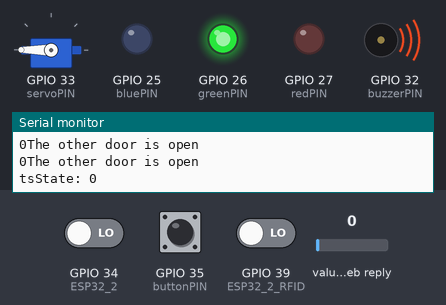
The sketch below on a simulated ESP32. Parts: servo, output pins drawn as LEDs (lit = HIGH), buzzer (waves = sounding), the last lines printed to the serial monitor. Inputs (shaded band) come from the test bench; at power-on: GPIO 35 (buttonPIN) LOW, value in the web reply 0, GPIO 39 (ESP32_2_RFID) LOW, GPIO 34 (ESP32_2) LOW. WiFi joins after 1.5 s; servers stay silent unless stated; web services answer with replies made up by the test bench.

Above: at 3.4 s.
3.5 s: GPIO 35 (buttonPIN) pulled HIGH for 1 s
At 4.4 s:
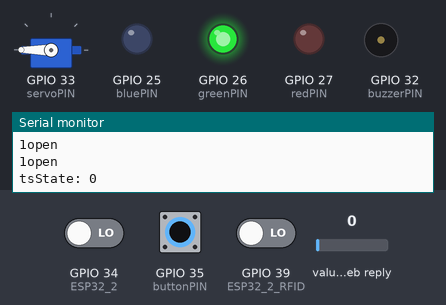
6.1 s: value in the web reply set to 2
At 7.2 s:
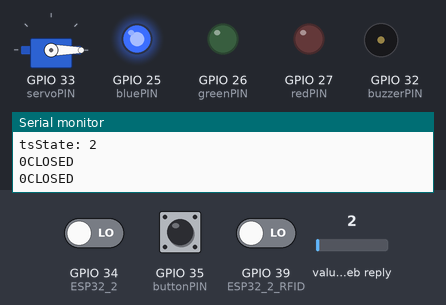
7.9 s: GPIO 39 (ESP32_2_RFID) driven HIGH
At 8.6 s:
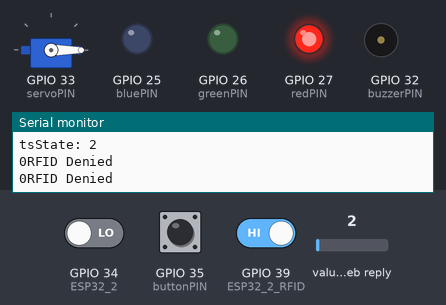
9.7 s: GPIO 35 (buttonPIN) pulled HIGH for 0.35 s
At 10.2 s:
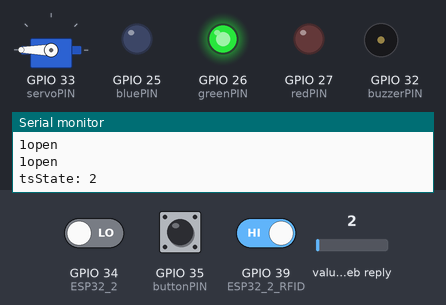
11.5 s: GPIO 35 (buttonPIN) pulled HIGH for 3.2 s
At 11.71 s:
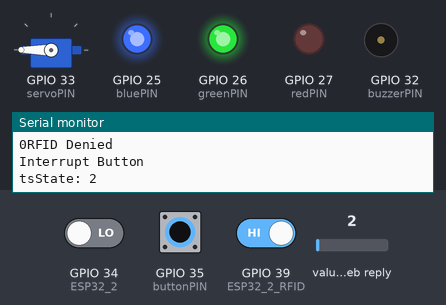
16.4 s: GPIO 34 (ESP32_2) driven HIGH
At 16.8 s:
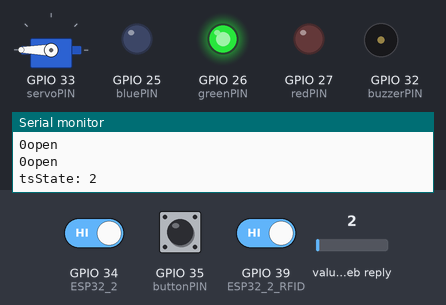
Timing chart, 0 to 18.9 s (numbered marks = the images above; inputs shaded):
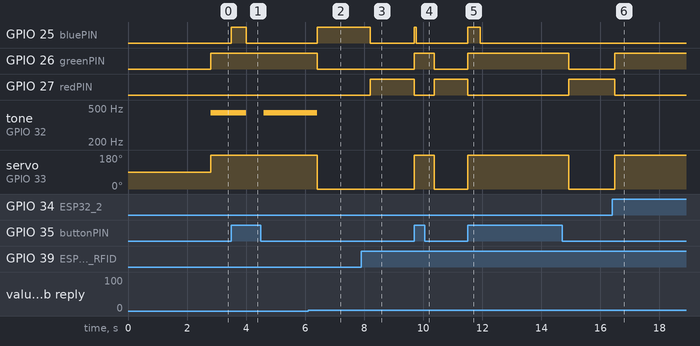

The sketch:

SmartLock-2-ESP32.ino
```cpp
/*
 * January 2023
 * DTU course: 34338 Telecommunication programming projects with Arduino
 * Author(s): All group members
 */

// Include the needed libraries
#include <ESP32Servo.h>
#include <WiFi.h>
#include <ThingSpeak.h>

// GPIO PIN decleration
const int redPIN = 27;
const int greenPIN = 26;
const int bluePIN = 25;
const int servoPIN = 33;
const int buttonPIN = 35;
const int buzzerPIN = 32;
const int ESP32_2 = 34;
const int ESP32_2_RFID = 39;

// Global variables
int statusCode;
const unsigned int readField = 1;   // Read from field 1
const unsigned int writeField = 2;  // Write to field 2
unsigned int tsState = 1;           // ThingSpeak State from the readField
bool exitButton;
bool isLocked = true;               // The state of the Door.
bool ESP32_2Access = false;         // The state of the second ESP32 module
bool ESP32_2Denied = false;         // The state of the second ESP32 module
int noConnection = 0;

Servo myservo;                      // create servo object to control a servo

WiFiClient client;                  // Create a WiFi orbeject

int i = 0;                          // used for counting for the buzzer
// this is needed as the ESP32servo.h allocates all the timers (0-3) for the servo motor.

// Internet connection details
const char* ssid = "SSID";
const char* pass = "PASS";

unsigned long channelID = 2008516;            // The ThingSpeak ChannelID
const char* APIKey = "CP79KXZ97K0TY5MZ";      // The writeAPI key from ThingSpeak
const char* ReadAPIKey = "Z9EYVRYUO0AQ2AKK";  // The readAPI key from ThingSpeak
const char* server = "api.thingspeak.com";

// The setup funktion
void setup() {
  Serial.begin(115200);
  setupWiFi();
  setupPINS();

}

// The loop function
void loop() {
  handleThingSpeak();
  for(i = 0; i<2; i++) { // Running this code 2 times so the ThingSpeak does not stall the code so much.
    handleESP32_2();
    handleExitButton();
    handleLock();
  }
}

// Function for setting up the wifi connection
void setupWiFi() {
  WiFi.begin(ssid, pass);
  Serial.print("Connecting to ");
  Serial.print(ssid);
  Serial.println(" ...");

  int j = 0;
  while (WiFi.status() != WL_CONNECTED) {  // Wait for the Wi-Fi to connect
    delay(1000);
    Serial.print(++j);
    Serial.print(' ');
    if (j > 18) { // wait 18 seconds to connect and if not it will work without ThingSpeak
      Serial.print("Did not connect to internet");
      noConnection = 1;
      break;
    }
  }
  Serial.println();

  // Enable the ThingSpeak client and start the connection.
  ThingSpeak.begin(client);
  client.connect(server, 80);  //connect(URL, Port)
}

void setupPINS() {
  pinMode(redPIN, OUTPUT);
  pinMode(bluePIN, OUTPUT);
  pinMode(greenPIN, OUTPUT);
  pinMode(buttonPIN, INPUT);
  pinMode(buzzerPIN, OUTPUT);
  pinMode(ESP32_2, INPUT);
  pinMode(ESP32_2_RFID, INPUT);

  // Setup for the servo motor
  myservo.setPeriodHertz(50);
  myservo.attach(servoPIN, 500, 2400);

  // Setup interrupt
  attachInterrupt(digitalPinToInterrupt(buttonPIN), buttonPress_ISR, RISING); // We had troubles with "RISING" mode.
}

void handleLock() {
  if (exitButton || ESP32_2Access) { // check if the exit button is pressed or if the RFID, Bluetooth or snake granting access to the door.
    myservo.write(180);
    Serial.println("open");
    digitalWrite(greenPIN, HIGH);
    digitalWrite(redPIN, LOW);
    digitalWrite(bluePIN, LOW);
    openSound();
    isLocked = false;
  }
  else if (tsState == 0 && noConnection == 0) { // only if the other door is open and there is internet connection
    myservo.write(180);
    Serial.println("The other door is open");
    digitalWrite(greenPIN, HIGH);
    digitalWrite(redPIN, LOW);
    digitalWrite(bluePIN, LOW);
    tone(buzzerPIN, 440);
    isLocked = true;    // would makes sence to be "False", but this creates a infinate loof, replicating a open or locked door loop.
  }
  else if (ESP32_2Denied ) { // if the NFC tag is denied or snake is lost the LED lights red
    myservo.write(0);
    Serial.println("RFID Denied");
    digitalWrite(redPIN, HIGH);
    digitalWrite(greenPIN, LOW);
    digitalWrite(bluePIN, LOW);
    deniedSound();
    isLocked = true;
  }
  else { // if nothing is trying to open the door
    myservo.write(0);
    Serial.println("CLOSED");
    digitalWrite(redPIN, LOW);
    digitalWrite(greenPIN, LOW);
    digitalWrite(bluePIN, HIGH);
    noTone(buzzerPIN);
    isLocked = true;
  }
}

void handleESP32_2() {
  ESP32_2Access = digitalRead(ESP32_2);
  ESP32_2Denied = digitalRead(ESP32_2_RFID);
}

void handleThingSpeak() {
  int statusCode = ThingSpeak.getLastReadStatus();    // Get the status code for the connection to ThingSpeak. 200 is a successful connection
  if (statusCode == 200) {                                                // checks if thingspeak is ready and connected.
    tsState = ThingSpeak.readLongField(channelID, readField, ReadAPIKey); // read from TS
    Serial.print("tsState: ");  Serial.println(tsState);
    ThingSpeak.writeField(channelID, writeField, isLocked, APIKey);  //post everything to TS
  }
  else {
    Serial.println("Unable to read channel / No internet connection");
    tsState = 1;    // If the connection is lost in a unlocked state. The door retuns back to a locked state.
  }
}

// Handle the emergency exit button.
void handleExitButton() {
  exitButton = digitalRead(buttonPIN);
  Serial.print(exitButton);
}

void openSound () { // The sound for the door is open
  if (i == 1){
  tone(buzzerPIN, 622, 150);
  tone(buzzerPIN, 784, 150);
  tone(buzzerPIN, 830, 150);
  tone(buzzerPIN, 932, 300);
  tone(buzzerPIN, 784, 150);
  tone(buzzerPIN, 932, 300);
  noTone(buzzerPIN);
  }
}

void deniedSound () { // the sound for denied NFC tag or lost in snake
  if (i == 1){
  tone(buzzerPIN, 1047, 150);
  tone(buzzerPIN, 1397, 150);
  noTone(buzzerPIN);
  delay(150);
  tone(buzzerPIN, 1397, 150);
  noTone(buzzerPIN);
  tone(buzzerPIN, 1397, 150);
  noTone(buzzerPIN);
  delay(10);
  tone(buzzerPIN, 1319, 150);
  noTone(buzzerPIN);
  delay(10);
  tone(buzzerPIN, 1175, 150);
  noTone(buzzerPIN);
  delay(10);
  tone(buzzerPIN, 1047, 300);
  noTone(buzzerPIN);
  }
}

// The interrups service routine for the exit button
void buttonPress_ISR() {
  myservo.write(180);
  Serial.println("Interrupt Button");
  digitalWrite(greenPIN, HIGH);
  digitalWrite(redPIN, LOW);
  digitalWrite(bluePIN, HIGH);
}
```

Measured:
- after the input at 3.5 s, GPIO 25 (bluePIN): LOW → HIGH at once, → LOW 0.50 s later; tone on GPIO 32 (buzzerPIN): 440 Hz → silent after 0.50 s, → 440 Hz 0.60 s later
- after the input at 6.1 s, GPIO 25 (bluePIN): LOW → HIGH after 0.31 s; GPIO 26 (greenPIN): HIGH → LOW after 0.31 s; tone on GPIO 32 (buzzerPIN): 440 Hz → silent after 0.31 s; servo on GPIO 33 (servoPIN): 180° → 0° after 0.31 s
- after the input at 7.9 s, GPIO 25 (bluePIN): HIGH → LOW after 0.31 s; GPIO 27 (redPIN): LOW → HIGH after 0.31 s
- after the input at 9.7 s, GPIO 25 (bluePIN): LOW → HIGH at once, → LOW 0.07 s later; GPIO 26 (greenPIN): LOW → HIGH at once, → LOW 0.67 s later; GPIO 27 (redPIN): HIGH → LOW at once, → HIGH 0.67 s later; servo on GPIO 33 (servoPIN): 0° → 180° at once, → 0° 0.67 s later
- after the input at 11.5 s, GPIO 25 (bluePIN): LOW → HIGH at once, → LOW 0.43 s later; GPIO 26 (greenPIN): LOW → HIGH at once, → LOW 3.4 s later; GPIO 27 (redPIN): HIGH → LOW at once, → HIGH 3.4 s later; servo on GPIO 33 (servoPIN): 0° → 180° at once, → 0° 3.4 s later
- after the input at 16.4 s, GPIO 26 (greenPIN): LOW → HIGH after 0.09 s; GPIO 27 (redPIN): HIGH → LOW after 0.09 s; servo on GPIO 33 (servoPIN): 0° → 180° after 0.09 s
